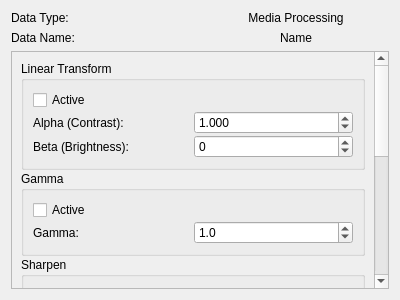
<?xml version="1.0" encoding="UTF-8"?>
<ui version="4.0">
 <class>MediaProcessing_Widget</class>
 <widget class="QWidget" name="MediaProcessing_Widget">
  <property name="geometry">
   <rect>
    <x>0</x>
    <y>0</y>
    <width>400</width>
    <height>300</height>
   </rect>
  </property>
  <property name="windowTitle">
   <string>Form</string>
  </property>
  <layout class="QVBoxLayout" name="verticalLayout">
   <item>
    <layout class="QHBoxLayout" name="horizontalLayout">
     <item>
      <widget class="QLabel" name="label_type">
       <property name="text">
        <string>Data Type:</string>
       </property>
      </widget>
     </item>
     <item>
      <widget class="QLabel" name="label_media">
       <property name="text">
        <string>Media Processing</string>
       </property>
       <property name="alignment">
        <set>Qt::AlignmentFlag::AlignCenter</set>
       </property>
      </widget>
     </item>
    </layout>
   </item>
   <item>
    <layout class="QHBoxLayout" name="horizontalLayout_2">
     <item>
      <widget class="QLabel" name="label_name">
       <property name="text">
        <string>Data Name:</string>
       </property>
      </widget>
     </item>
     <item>
      <widget class="QLabel" name="name_label">
       <property name="text">
        <string>Name</string>
       </property>
       <property name="alignment">
        <set>Qt::AlignmentFlag::AlignCenter</set>
       </property>
      </widget>
     </item>
    </layout>
   </item>
   <item>
    <widget class="QScrollArea" name="scrollArea">
     <property name="widgetResizable">
      <bool>true</bool>
     </property>
     <widget class="QWidget" name="scrollAreaWidgetContents">
      <property name="geometry">
       <rect>
        <x>0</x>
        <y>0</y>
        <width>380</width>
        <height>600</height>
       </rect>
      </property>
      <layout class="QVBoxLayout" name="scroll_layout" stretch="0,0,0,0,0,0">
       <property name="spacing">
        <number>1</number>
       </property>
       <item>
        <widget class="QGroupBox" name="contrast_groupbox">
         <property name="title">
          <string>Linear Transform</string>
         </property>
         <layout class="QGridLayout" name="gridLayout_2">
          <property name="spacing">
           <number>1</number>
          </property>
          <item row="1" column="0">
           <widget class="QLabel" name="alpha_label">
            <property name="text">
             <string>Alpha (Contrast):</string>
            </property>
           </widget>
          </item>
          <item row="0" column="0">
           <widget class="QCheckBox" name="contrast_checkbox">
            <property name="text">
             <string>Active</string>
            </property>
           </widget>
          </item>
          <item row="3" column="0">
           <widget class="QLabel" name="beta_label">
            <property name="text">
             <string>Beta (Brightness):</string>
            </property>
           </widget>
          </item>
          <item row="3" column="1">
           <widget class="QSpinBox" name="beta_spinbox">
            <property name="minimum">
             <number>-100000</number>
            </property>
            <property name="maximum">
             <number>100000</number>
            </property>
           </widget>
          </item>
          <item row="1" column="1">
           <widget class="QDoubleSpinBox" name="alpha_dspinbox">
            <property name="decimals">
             <number>3</number>
            </property>
            <property name="minimum">
             <double>-255.000000000000000</double>
            </property>
            <property name="maximum">
             <double>255.000000000000000</double>
            </property>
            <property name="singleStep">
             <double>0.010000000000000</double>
            </property>
            <property name="value">
             <double>1.000000000000000</double>
            </property>
           </widget>
          </item>
         </layout>
        </widget>
       </item>
       <item>
        <widget class="QGroupBox" name="gamma_groupbox">
         <property name="title">
          <string>Gamma</string>
         </property>
         <layout class="QGridLayout" name="gridLayout_5">
          <property name="spacing">
           <number>1</number>
          </property>
          <item row="0" column="0">
           <widget class="QCheckBox" name="gamma_checkbox">
            <property name="text">
             <string>Active</string>
            </property>
           </widget>
          </item>
          <item row="1" column="0">
           <widget class="QLabel" name="gamma_label">
            <property name="text">
             <string>Gamma:</string>
            </property>
           </widget>
          </item>
          <item row="1" column="1">
           <widget class="QDoubleSpinBox" name="gamma_dspinbox">
            <property name="decimals">
             <number>1</number>
            </property>
            <property name="minimum">
             <double>0.100000000000000</double>
            </property>
            <property name="maximum">
             <double>10.000000000000000</double>
            </property>
            <property name="singleStep">
             <double>0.100000000000000</double>
            </property>
            <property name="value">
             <double>1.000000000000000</double>
            </property>
           </widget>
          </item>
         </layout>
        </widget>
       </item>
       <item>
        <widget class="QGroupBox" name="sharpen_groupbox">
         <property name="title">
          <string>Sharpen</string>
         </property>
         <layout class="QGridLayout" name="gridLayout_4">
          <property name="spacing">
           <number>1</number>
          </property>
          <item row="0" column="0">
           <widget class="QCheckBox" name="sharpen_checkbox">
            <property name="text">
             <string>Active</string>
            </property>
           </widget>
          </item>
          <item row="1" column="0">
           <widget class="QLabel" name="label">
            <property name="text">
             <string>Sigma:</string>
            </property>
           </widget>
          </item>
          <item row="1" column="1">
           <widget class="QDoubleSpinBox" name="sharpen_spinbox">
            <property name="minimum">
             <double>1.000000000000000</double>
            </property>
            <property name="maximum">
             <double>50.000000000000000</double>
            </property>
            <property name="value">
             <double>3.000000000000000</double>
            </property>
           </widget>
          </item>
         </layout>
        </widget>
       </item>
       <item>
        <widget class="QGroupBox" name="clahe_groupbox">
         <property name="title">
          <string>CLAHE</string>
         </property>
         <layout class="QGridLayout" name="gridLayout_3">
          <property name="spacing">
           <number>1</number>
          </property>
          <item row="0" column="0">
           <widget class="QCheckBox" name="clahe_checkbox">
            <property name="text">
             <string>Active</string>
            </property>
           </widget>
          </item>
          <item row="1" column="0">
           <widget class="QLabel" name="label_2">
            <property name="text">
             <string>Grid Size:</string>
            </property>
           </widget>
          </item>
          <item row="2" column="1">
           <widget class="QDoubleSpinBox" name="clahe_clip_spinbox">
            <property name="decimals">
             <number>1</number>
            </property>
            <property name="value">
             <double>2.000000000000000</double>
            </property>
           </widget>
          </item>
          <item row="1" column="1">
           <widget class="QSpinBox" name="clahe_grid_spinbox">
            <property name="value">
             <number>8</number>
            </property>
           </widget>
          </item>
          <item row="2" column="0">
           <widget class="QLabel" name="label_3">
            <property name="text">
             <string>Clip Limit:</string>
            </property>
           </widget>
          </item>
         </layout>
        </widget>
       </item>
       <item>
        <widget class="QGroupBox" name="bilateral_groupbox">
         <property name="title">
          <string>Bilateral Filter</string>
         </property>
         <layout class="QGridLayout" name="gridLayout">
          <property name="spacing">
           <number>1</number>
          </property>
          <item row="1" column="0">
           <widget class="QLabel" name="label_6">
            <property name="text">
             <string>Color Sigma:</string>
            </property>
           </widget>
          </item>
          <item row="2" column="0">
           <widget class="QLabel" name="label_5">
            <property name="text">
             <string>Spatial Sigma:</string>
            </property>
           </widget>
          </item>
          <item row="0" column="0">
           <widget class="QCheckBox" name="bilateral_checkbox">
            <property name="text">
             <string>Active</string>
            </property>
           </widget>
          </item>
          <item row="3" column="0">
           <widget class="QLabel" name="label_4">
            <property name="text">
             <string>Diameter:</string>
            </property>
           </widget>
          </item>
          <item row="2" column="1">
           <widget class="QDoubleSpinBox" name="bilateral_spatial_spinbox">
            <property name="decimals">
             <number>0</number>
            </property>
            <property name="value">
             <double>10.000000000000000</double>
            </property>
           </widget>
          </item>
          <item row="3" column="1">
           <widget class="QSpinBox" name="bilateral_d_spinbox">
            <property name="value">
             <number>5</number>
            </property>
           </widget>
          </item>
          <item row="1" column="1">
           <widget class="QDoubleSpinBox" name="bilateral_color_spinbox">
            <property name="decimals">
             <number>0</number>
            </property>
            <property name="value">
             <double>10.000000000000000</double>
            </property>
           </widget>
          </item>
         </layout>
        </widget>
       </item>
       <item>
        <spacer name="verticalSpacer">
         <property name="orientation">
          <enum>Qt::Orientation::Vertical</enum>
         </property>
         <property name="sizeHint" stdset="0">
          <size>
           <width>20</width>
           <height>40</height>
          </size>
         </property>
        </spacer>
       </item>
      </layout>
     </widget>
    </widget>
   </item>
  </layout>
 </widget>
 <resources/>
 <connections/>
</ui> 
